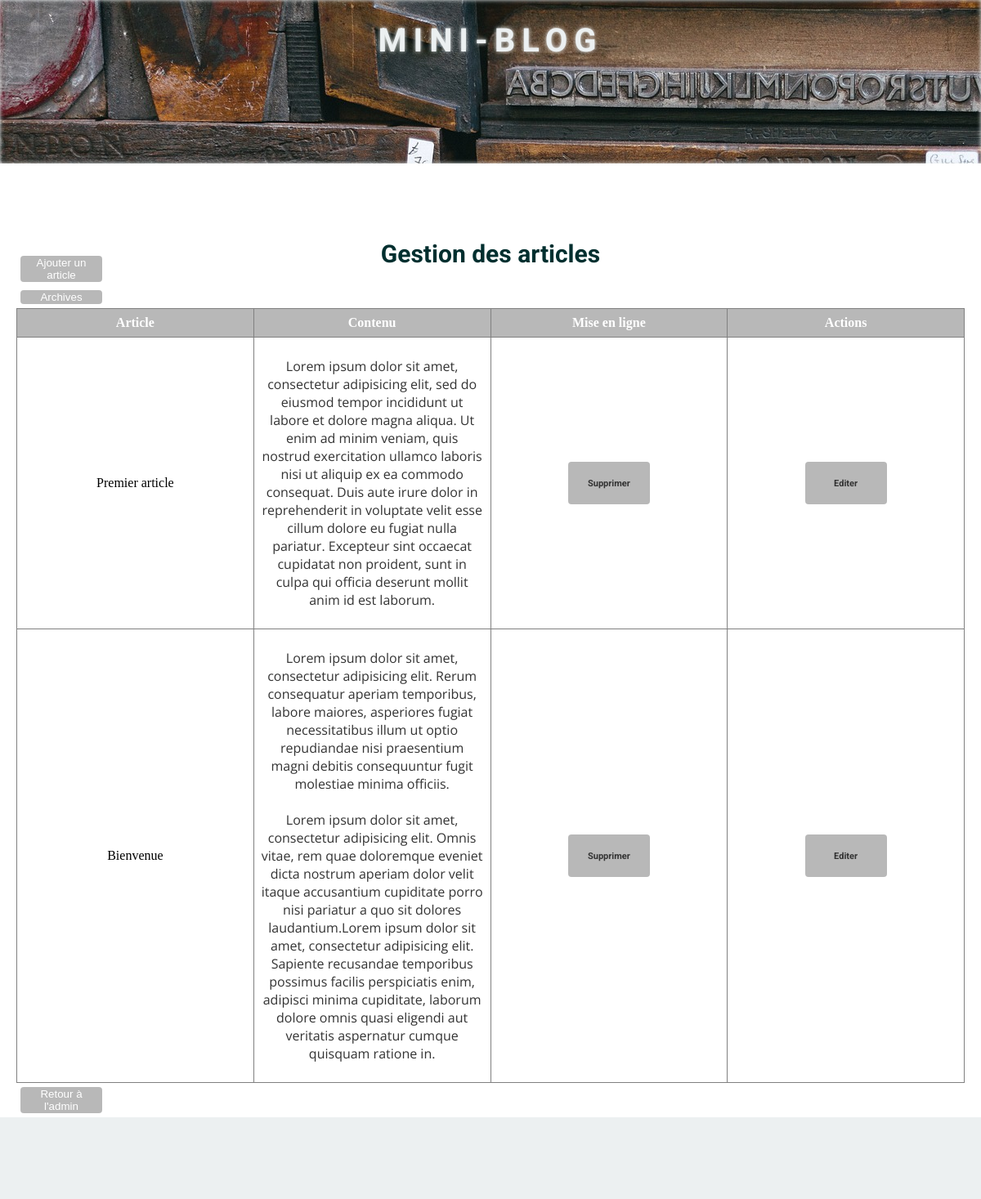
Screenshot of /admin/article.php with the database file from the repository.
### tables this page shows
CREATE TABLE `mb_article` (
  `id_article` int(11) NOT NULL,
  `title` varchar(100) NOT NULL,
  `content` text NOT NULL,
  `status` int(11) NOT NULL,
  `date` date NOT NULL,
  `fk_id_user` int(11) NOT NULL,
  `date_update` date DEFAULT NULL
);

### admin/article.php (the view, shortened to what this page needs)
<?php include "../header.php"; ?>
<article>
    <div id="page_title">
        <h6>Gestion des articles</h6>
    </div>
	<div class="section admin">
   <form action="add/article.php" method="POST" style="display: inline-block;">
      <button type="submit" class="btn">Ajouter un article</button>
   </form>
    <form action="archive.php" method="POST">
        <button type="submit" class="btn">Archives</button>
    </form>
      <table width="100%" align="center" cellpadding="0" cellspacing="1" border="1">
         <thead>
            <tr align="center">
                <td width="25%"><strong>Article</strong></td>
                <td width="25%"><strong>Contenu</strong></td>
                <td width="25%"><strong>Mise en ligne</strong></td>
                <td width="25%"><strong>Actions</strong></td>
            </tr>
         </thead>
         <tbody>
         <?php
         $req = $bdd->query('select * from mb_article order by id_article');
         while($row=$req->fetch(PDO::FETCH_OBJ)) {
             if($row->status==1):?>
         <tr align="center">
             <td><?= $row->title ?></td>
             <td><?= $row->content ?></td>
             <td>
                     <form action="updateStatus.php" method="post" style="display: inline-block">
                         <button type="submit" name ="toto" id="toto" onClick="if (!confirm('Voulez vous supprimer cette article : <?= $row->title ?> ?')) return false;"><h5>Supprimer</h5></button>                     </form>
             </td>
             <td>
                 <form action="edit/article.php" method="POST" style="display: inline-block;">
                     <button type="submit" class="btn"><h5>Editer</h5></button>
                 </form>
             </td>
         </tr>
             <?php
             endif;
         }  ?>
         </tbody>
      </table>
   <a class="lien fade" href="../admin"><button type="button" class='btn'>Retour à l'admin</button></a>
</div>
</article>
<?php include "../footer.php"; ?>

### public/css/style.css (style rules this page uses)
html { position: relative; min-height: 100%; }
html, body { margin: 0; padding: 0; }
h1, h2, h3, h4, h5, h6 { font-family: 'Roboto', sans-serif; color: #333; }
p { font-family: 'Open Sans', sans-serif; color: #333; }
a { color: #2980b9; text-decoration: none; }
#page_title { font-size: 100px; color: #fff; padding-top: 50px; margin-bottom: -90px; }
#page_title h6 { margin-top: 2%; color:#002F2F; font-size: 30%; text-align: center; }
table { border-collapse: collapse; width: 100%; }
th, td { text-align: center; padding: 8px; }
thead { background-color: rgba(0, 0, 0, 0.28); color: white; }
button { display: inline-block; border-radius: 4px; background-color: rgba(0, 0, 0, 0.28); border: none; color: #FFFFFF; text-align: center; transition: all 0.5s; width:100px; cursor: pointer; margin: 5px; }

### rows the page displays
mb_article: title "Premier article", content "Lorem ipsum dolor sit amet, consectetur adipisicing elit, sed do eiusmod tempor incididunt ut labore et dolore magna aliqua. Ut enim ad minim veniam, quis nostrud exercitation ullamco laboris nisi ut aliquip ex ea commodo consequat. Duis aute irure dolor in reprehenderit in voluptate velit esse cillum dolore eu fugiat nulla pariatur. Excepteur sint occaecat cupidatat non proident, sunt in culpa qui officia deserunt mollit anim id est laborum."
mb_article: title "Bienvenue", content "Lorem ipsum dolor sit amet, consectetur adipisicing elit. Rerum consequatur aperiam temporibus, labore maiores, asperiores fugiat necessitatibus illum ut optio repudiandae nisi praesentium magni debitis consequuntur fugit molestiae minima officiis. Lorem ipsum dolor sit amet, consectetur adipisicing elit. Omnis vitae, rem quae doloremque eveniet dicta nostrum aperiam dolor velit itaque accusantium cupiditate porro nisi pariatur a quo sit dolores laudantium.Lorem ipsum dolor sit amet, consectetur adipisicing elit. Sapiente recusandae temporibus possimus facilis perspiciatis enim, adipisci minima cupiditate, laborum dolore omnis quasi eligendi aut veritatis aspernatur cumque quisquam ratione…"
